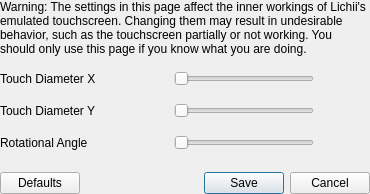
<?xml version="1.0" encoding="UTF-8"?>
<ui version="4.0">
 <class>ConfigureTouchscreenAdvanced</class>
 <widget class="QDialog" name="ConfigureTouchscreenAdvanced">
  <property name="windowTitle"><string>Configure Touchscreen</string></property>
  <property name="styleSheet"><string notr="true">QLabel[row="true"] { font: 500 14px "Lexend"; color: #ffffff; }
QLabel[rowStrong="true"] { font: 600 14px "Lexend"; color: #ffffff; }
QLabel[sliderLabel="true"] { font: 400 13px "Lexend"; color: #9effffff; }
QLabel[value="true"] { font: 600 13px "Lexend"; color: #ffffff; }
QLabel[field="true"] { font: 600 13px "Lexend"; color: #9effffff; }
QLabel[section="true"] { font: 600 12px "Lexend"; color: #8cffffff; }
QLabel[hint="true"] { font: 400 12px "Lexend"; color: #9effffff; }
QLabel[warning="true"] { font: 400 12px "Lexend"; color: #ffd37a; }
QPushButton[ghost="true"] { font: 600 13px "Lexend"; background: transparent; border: none; border-radius: 18px;
                            min-height: 36px; max-height: 36px; padding: 0 18px; color: #ffffff; }
QPushButton[ghost="true"]:hover { background: #14ffffff; }
QPushButton[outline="true"] { font: 600 13px "Lexend"; background: #1fffffff; border: 1px solid #2effffff;
                              border-radius: 18px; min-height: 36px; max-height: 36px; padding: 0 18px; color: #ffffff; }
QPushButton[outline="true"]:hover { background: #2effffff; }
QPushButton[outline="true"]:disabled { color: #73ffffff; }
QFrame[bindingRow="true"] { background: #0fffffff; border: 1px solid #14ffffff; border-radius: 12px; }
QPushButton[chip="true"] { font: 600 12px "Lexend"; background: #1fffffff; border: none; border-radius: 8px;
                           min-height: 24px; max-height: 24px; padding: 0 8px; color: #ffffff; }
QPushButton[chip="true"]:hover { background: #2effffff; }
QLineEdit#tas_path_edit { min-height: 38px; max-height: 38px; border-radius: 12px; padding: 0 14px;
                          background: #08ffffff; border: 1px solid #14ffffff; font: 500 13px "Lexend"; color: #b8ffffff; }</string></property>
  <layout class="QVBoxLayout" name="verticalLayout">
   <property name="spacing"><number>20</number></property>
   <property name="leftMargin"><number>0</number></property>
   <property name="topMargin"><number>0</number></property>
   <property name="rightMargin"><number>0</number></property>
   <property name="bottomMargin"><number>0</number></property>
   <item>
    <layout class="QVBoxLayout" name="rows">
     <property name="spacing"><number>14</number></property>
     <property name="leftMargin"><number>0</number></property>
     <property name="topMargin"><number>0</number></property>
     <property name="rightMargin"><number>0</number></property>
     <property name="bottomMargin"><number>0</number></property>
     <item>
      <widget class="QLabel" name="label_2">
       <property name="text"><string>Warning: The settings in this page affect the inner workings of Lichii's emulated touchscreen. Changing them may result in undesirable behavior, such as the touchscreen partially or not working. You should only use this page if you know what you are doing.</string></property>
       <property name="wordWrap"><bool>true</bool></property>
       <property name="warning" stdset="0"><bool>true</bool></property>
       <property name="minimumSize"><size><width>370</width><height>0</height></size></property>
      </widget>
     </item>
     <item>
      <layout class="QHBoxLayout" name="diameter_x_boxRow">
       <property name="spacing"><number>12</number></property>
       <property name="leftMargin"><number>0</number></property>
       <property name="topMargin"><number>0</number></property>
       <property name="rightMargin"><number>0</number></property>
       <property name="bottomMargin"><number>0</number></property>
       <item>
        <widget class="QLabel" name="label_3">
         <property name="text"><string>Touch Diameter X</string></property>
         <property name="sliderLabel" stdset="0"><bool>true</bool></property>
         <property name="minimumSize"><size><width>150</width><height>0</height></size></property>
        </widget>
       </item>
       <item>
        <spacer name="spacer1">
         <property name="orientation"><enum>Qt::Orientation::Horizontal</enum></property>
         <property name="sizeType"><enum>QSizePolicy::Policy::Expanding</enum></property>
         <property name="sizeHint"><size><width>0</width><height>0</height></size></property>
        </spacer>
       </item>
       <item>
        <widget class="QSlider" name="diameter_x_box">
         <property name="minimum"><number>0</number></property>
         <property name="maximum"><number>99</number></property>
         <property name="orientation"><enum>Qt::Orientation::Horizontal</enum></property>
         <property name="accessibleName"><string>Touch Diameter X</string></property>
         <property name="minimumSize"><size><width>140</width><height>18</height></size></property>
         <property name="maximumSize"><size><width>140</width><height>18</height></size></property>
        </widget>
       </item>
       <item>
        <widget class="QLabel" name="diameter_x_value">
         <property name="value" stdset="0"><bool>true</bool></property>
         <property name="alignment"><set>Qt::AlignmentFlag::AlignRight|Qt::AlignmentFlag::AlignVCenter</set></property>
         <property name="minimumSize"><size><width>44</width><height>0</height></size></property>
         <property name="maximumSize"><size><width>44</width><height>16777215</height></size></property>
        </widget>
       </item>
      </layout>
     </item>
     <item>
      <layout class="QHBoxLayout" name="diameter_y_boxRow">
       <property name="spacing"><number>12</number></property>
       <property name="leftMargin"><number>0</number></property>
       <property name="topMargin"><number>0</number></property>
       <property name="rightMargin"><number>0</number></property>
       <property name="bottomMargin"><number>0</number></property>
       <item>
        <widget class="QLabel" name="label_4">
         <property name="text"><string>Touch Diameter Y</string></property>
         <property name="sliderLabel" stdset="0"><bool>true</bool></property>
         <property name="minimumSize"><size><width>150</width><height>0</height></size></property>
        </widget>
       </item>
       <item>
        <spacer name="spacer2">
         <property name="orientation"><enum>Qt::Orientation::Horizontal</enum></property>
         <property name="sizeType"><enum>QSizePolicy::Policy::Expanding</enum></property>
         <property name="sizeHint"><size><width>0</width><height>0</height></size></property>
        </spacer>
       </item>
       <item>
        <widget class="QSlider" name="diameter_y_box">
         <property name="minimum"><number>0</number></property>
         <property name="maximum"><number>99</number></property>
         <property name="orientation"><enum>Qt::Orientation::Horizontal</enum></property>
         <property name="accessibleName"><string>Touch Diameter Y</string></property>
         <property name="minimumSize"><size><width>140</width><height>18</height></size></property>
         <property name="maximumSize"><size><width>140</width><height>18</height></size></property>
        </widget>
       </item>
       <item>
        <widget class="QLabel" name="diameter_y_value">
         <property name="value" stdset="0"><bool>true</bool></property>
         <property name="alignment"><set>Qt::AlignmentFlag::AlignRight|Qt::AlignmentFlag::AlignVCenter</set></property>
         <property name="minimumSize"><size><width>44</width><height>0</height></size></property>
         <property name="maximumSize"><size><width>44</width><height>16777215</height></size></property>
        </widget>
       </item>
      </layout>
     </item>
     <item>
      <layout class="QHBoxLayout" name="angle_boxRow">
       <property name="spacing"><number>12</number></property>
       <property name="leftMargin"><number>0</number></property>
       <property name="topMargin"><number>0</number></property>
       <property name="rightMargin"><number>0</number></property>
       <property name="bottomMargin"><number>0</number></property>
       <item>
        <widget class="QLabel" name="label_5">
         <property name="text"><string>Rotational Angle</string></property>
         <property name="sliderLabel" stdset="0"><bool>true</bool></property>
         <property name="minimumSize"><size><width>150</width><height>0</height></size></property>
        </widget>
       </item>
       <item>
        <spacer name="spacer3">
         <property name="orientation"><enum>Qt::Orientation::Horizontal</enum></property>
         <property name="sizeType"><enum>QSizePolicy::Policy::Expanding</enum></property>
         <property name="sizeHint"><size><width>0</width><height>0</height></size></property>
        </spacer>
       </item>
       <item>
        <widget class="QSlider" name="angle_box">
         <property name="minimum"><number>0</number></property>
         <property name="maximum"><number>99</number></property>
         <property name="orientation"><enum>Qt::Orientation::Horizontal</enum></property>
         <property name="accessibleName"><string>Rotational Angle</string></property>
         <property name="minimumSize"><size><width>140</width><height>18</height></size></property>
         <property name="maximumSize"><size><width>140</width><height>18</height></size></property>
        </widget>
       </item>
       <item>
        <widget class="QLabel" name="angle_value">
         <property name="value" stdset="0"><bool>true</bool></property>
         <property name="alignment"><set>Qt::AlignmentFlag::AlignRight|Qt::AlignmentFlag::AlignVCenter</set></property>
         <property name="minimumSize"><size><width>44</width><height>0</height></size></property>
         <property name="maximumSize"><size><width>44</width><height>16777215</height></size></property>
        </widget>
       </item>
      </layout>
     </item>
    </layout>
   </item>
   <item>
    <layout class="QHBoxLayout" name="horizontalLayout">
     <property name="spacing"><number>10</number></property>
     <property name="leftMargin"><number>0</number></property>
     <property name="topMargin"><number>0</number></property>
     <property name="rightMargin"><number>0</number></property>
     <property name="bottomMargin"><number>0</number></property>
     <item>
      <widget class="QPushButton" name="restore_defaults_button">
       <property name="text"><string>Defaults</string></property>
       <property name="ghost" stdset="0"><bool>true</bool></property>
      </widget>
     </item>
     <item>
      <spacer name="spacer4">
       <property name="orientation"><enum>Qt::Orientation::Horizontal</enum></property>
       <property name="sizeType"><enum>QSizePolicy::Policy::Expanding</enum></property>
       <property name="sizeHint"><size><width>0</width><height>0</height></size></property>
      </spacer>
     </item>
     <item>
      <widget class="QDialogButtonBox" name="buttonBox">
       <property name="standardButtons"><set>QDialogButtonBox::StandardButton::Cancel|QDialogButtonBox::StandardButton::Save</set></property>
      </widget>
     </item>
    </layout>
   </item>
  </layout>
 </widget>
 <resources/>
 <connections>
  <connection><sender>buttonBox</sender><signal>accepted()</signal><receiver>ConfigureTouchscreenAdvanced</receiver><slot>accept()</slot></connection>
  <connection><sender>buttonBox</sender><signal>rejected()</signal><receiver>ConfigureTouchscreenAdvanced</receiver><slot>reject()</slot></connection>
 </connections>
</ui>
